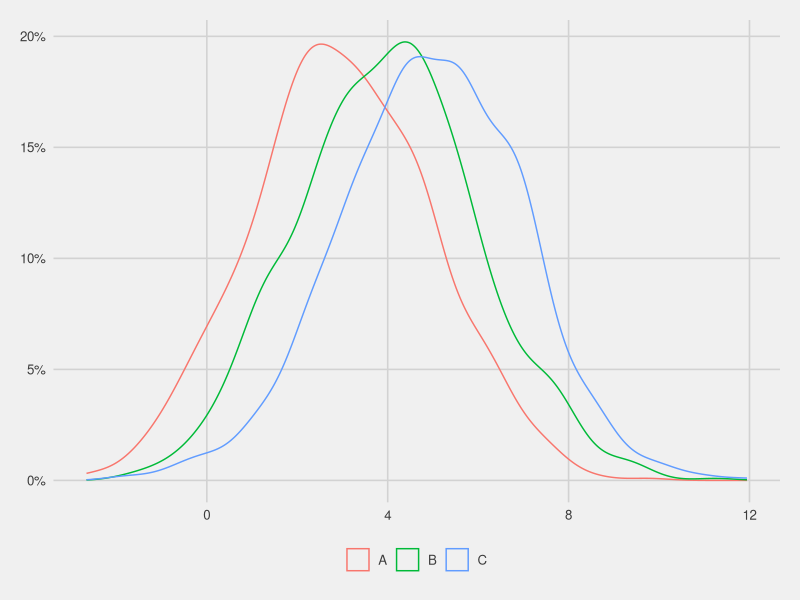

This figure's R source:
## ---- chunk 1
library(dplyr)
library(data.table)
library(kableExtra)
library(ggplot2)
library(ggthemes)
library(colorspace)
## ---- chunk 2
data.frame(color = c(rep("A", 1000), rep("B", 1000), rep("C", 1000)),
           x = c(rnorm(1000,3,2),
                 rnorm(1000,4,2),
                 rnorm(1000,5,2)))%>%
  ggplot(aes(x = x, color = color))+
  geom_density()+
  scale_y_continuous(labels = scales::percent_format())+
  theme_fivethirtyeight()+
  theme(legend.title = element_blank())
